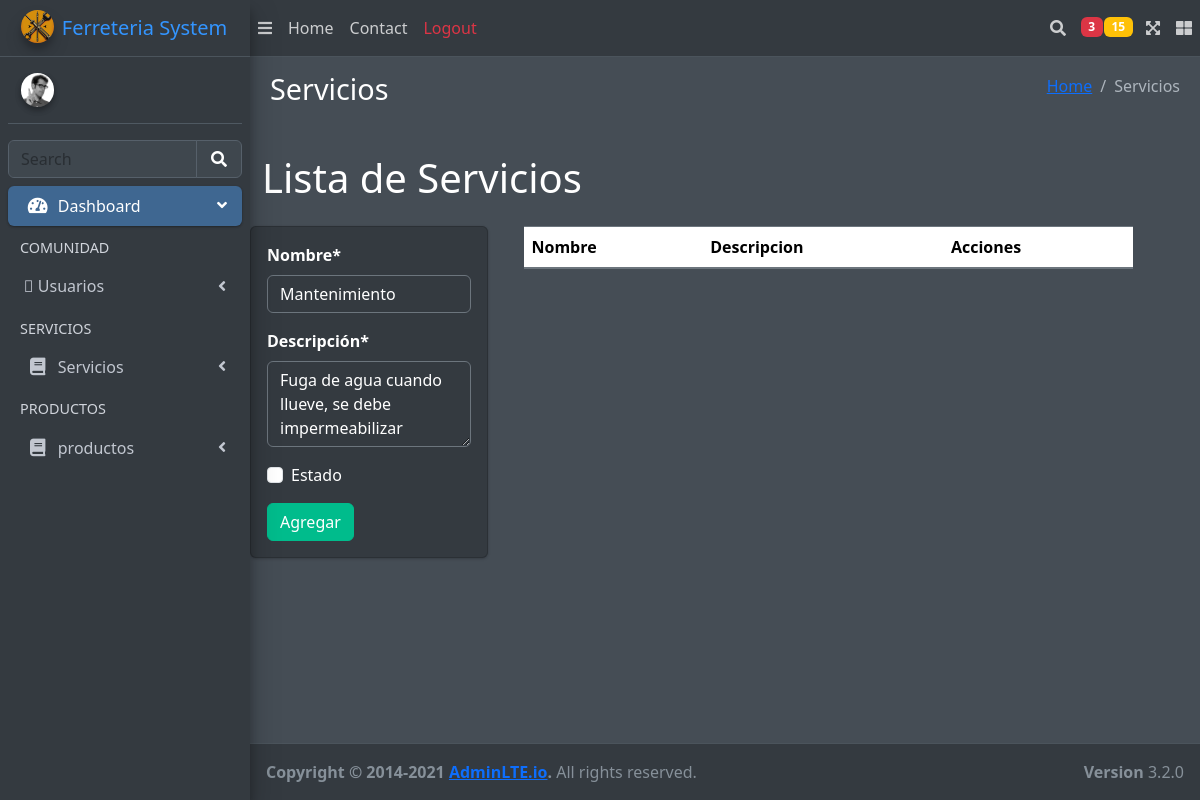
The page /servicios/servicio/1/ on the database its author committed.
### servicios/models.py (models this page shows, shortened)
class Servicio(models.Model):
    nombre = models.CharField(max_length=45, verbose_name="Nombre")
    descripcion = models.CharField(max_length=200,verbose_name="Descripción")
    estado = models.BooleanField(default=True)

### servicios/views.py (the view, shortened to what this page needs)
# urls.py: path("servicios/", servicio_list_view, name="servicios-listar"),
def servicio_list_view(request, id=None):
    titulo = "Servicios"
    if request.method == 'POST' and id:
        servicio = Servicio.objects.get(id=id)
        form = ServicioEditarForm(request.POST, request.FILES, instance=servicio)
        if form.is_valid():
            servicio = form.save()
            messages.success(
                request, f'¡El Servicio se editó de forma exitosa!')
            return redirect("servicios-listar")
        else:
            form = ServicioEditarForm(
                request.POST, request.FILES, instance=servicio)
            messages.error(request, f'¡Error al editar servicio!')
    else:
        if (id):
            servicio = Servicio.objects.get(id=id)
            form = ServicioEditarForm(instance=servicio)
        else:
            form = ServicioForm()
    context = {
        "titulo": titulo,
        "form": form,
    }
    return render(request, 'admin/servicios/servicios.html', context)

### servicios/forms.py
class ServicioEditarForm(ModelForm):
    class Meta:
        model = Servicio
        fields = "__all__"
        widgets = {
            'descripcion': forms.Textarea(attrs={'rows': 3}),
        }

### aplicacion/templates/admin/servicios/servicios.html (shortened to what this page needs)
{% extends '../../layouts/partials/admin/body.html' %}
{% load crispy_forms_tags %}
{% block contenido %}
  <div class="container">
    <h1 class="my-4">Lista de Servicios</h1>
    <div class="row">
      <div class="rounded card p-3 col-md-3">
        <form method="POST" enctype="multipart/form-data">
          {{ form|crispy }}
          <input class="btn btn-success" type="submit" value="Agregar" />
        </form>
      </div>
      <div class="col-md-8 ms-4">
        <table class="table table-striped" id="usuarios-table">
          <thead>
            <tr>
              <th scope="col">Nombre</th>
              <th scope="col">Descripcion</th>
              <th scope="col">Acciones</th>
            </tr>
          </thead>
        </table>
      </div>
    </div>
  </div>
{% endblock %}

### rows shown on the page
Servicio: nombre "Mantenimiento", descripcion "Fuga de agua cuando llueve, se debe impermeabilizar"

### other values the page prints
{{ titulo }} "Servicios"
